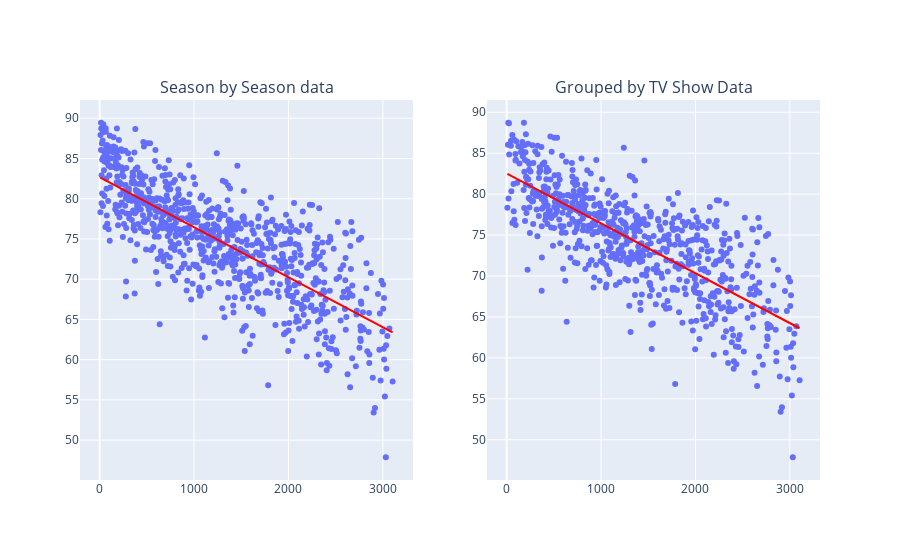

Source (notebook cell):
### Markdown cell above
### Now, looking at trends between Metacritic rank and our SVD recommendation scores

### Code cell
fig = make_subplots(rows=1, cols=2, subplot_titles=("Season by Season data","Grouped by TV Show Data"))

fig.append_trace(list(px.scatter(df_merged, x='rank', y='user match',trendline = "ols",trendline_color_override="red", height = 350).select_traces())[0],
                           row=1, col=1)
fig.append_trace(list(px.scatter(df_merged, x='rank', y='user match',trendline = "ols",trendline_color_override="red", height = 350).select_traces())[1],
                           row=1, col=1)
fig.append_trace(list(px.scatter(df_grouped, x='rank', y='user match',trendline = "ols",trendline_color_override="red", height = 350).select_traces())[0],
                           row=1, col=2)
fig.append_trace(list(px.scatter(df_grouped, x='rank', y='user match',trendline = "ols",trendline_color_override="red", height = 350).select_traces())[1],
                           row=1, col=2)
fig.show()

### Figure 1 — Plotly figure (JSON) as saved in the notebook; plotly's stock layout.template omitted (floating-point values rounded to 4 significant figures; data arrays with more than 128 entries replaced by an {"elided": "..."} marker saying what was removed)
{"data": [{"hovertemplate": "rank=%{x}<br>user match=%{y}<extra></extra>", "legendgroup": "", "marker": {"color": "#636efa", "symbol": "circle"}, "mode": "markers", "name": "", "orientation": "v", "showlegend": false, "type": "scatter", "x": {"elided": "829 int values"}, "xaxis": "x", "y": {"elided": "829 float values"}, "yaxis": "y"}, {"hovertemplate": "<b>OLS trendline</b><br>user match = -0.00621024 * rank + 82.6669<br>R<sup>2</sup>=0.586881<br><br>rank=%{x}<br>user match=%{y} <b>(trend)</b><extra></extra>", "legendgroup": "", "line": {"color": "red"}, "marker": {"color": "#636efa", "symbol": "circle"}, "mode": "lines", "name": "", "showlegend": false, "type": "scatter", "x": {"elided": "829 int values"}, "xaxis": "x", "y": {"elided": "829 float values"}, "yaxis": "y"}, {"hovertemplate": "rank=%{x}<br>user match=%{y}<extra></extra>", "legendgroup": "", "marker": {"color": "#636efa", "symbol": "circle"}, "mode": "markers", "name": "", "orientation": "v", "showlegend": false, "type": "scatter", "x": {"elided": "716 float values"}, "xaxis": "x2", "y": {"elided": "716 float values"}, "yaxis": "y2"}, {"hovertemplate": "<b>OLS trendline</b><br>user match = -0.00608751 * rank + 82.5103<br>R<sup>2</sup>=0.578506<br><br>rank=%{x}<br>user match=%{y} <b>(trend)</b><extra></extra>", "legendgroup": "", "line": {"color": "red"}, "marker": {"color": "#636efa", "symbol": "circle"}, "mode": "lines", "name": "", "showlegend": false, "type": "scatter", "x": {"elided": "716 float values"}, "xaxis": "x2", "y": {"elided": "716 float values"}, "yaxis": "y2"}], "layout": {"annotations": [{"font": {"size": 16}, "showarrow": false, "text": "Season by Season data", "x": 0.225, "xanchor": "center", "xref": "paper", "y": 1, "yanchor": "bottom", "yref": "paper"}, {"font": {"size": 16}, "showarrow": false, "text": "Grouped by TV Show Data", "x": 0.775, "xanchor": "center", "xref": "paper", "y": 1, "yanchor": "bottom", "yref": "paper"}], "xaxis": {"anchor": "y", "domain": [0, 0.45]}, "xaxis2": {"anchor": "y2", "domain": [0.55, 1]}, "yaxis": {"anchor": "x", "domain": [0, 1]}, "yaxis2": {"anchor": "x2", "domain": [0, 1]}}}
